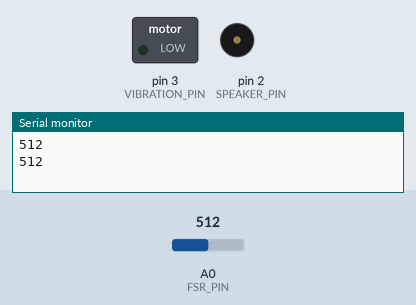
Recording of a sketch running on a simulated Arduino Uno, built with avr-gcc and run on an emulated ATmega328P. Parts: switched loads named in the sketch (green lamp = pin HIGH), buzzer (waves = sounding), the last lines printed to the serial monitor. Dashed ring = blinking. The inputs (shaded band) are chosen by the test bench; at power-on: A0 (FSR_PIN) = 512.

Above: at 2.9 s.
3.0 s: A0 (FSR_PIN) set to 111
9.2 s: A0 (FSR_PIN) set to 94
At 10.2 s:
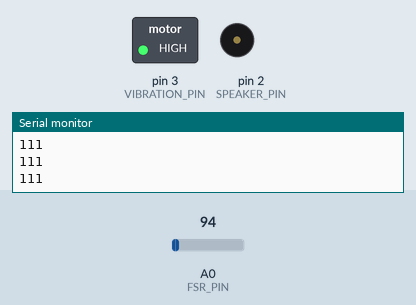
12.0 s: A0 (FSR_PIN) set to 110
At 14.15 s:
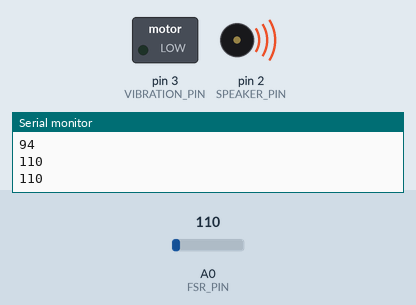
15.7 s: A0 (FSR_PIN) set to 90
At 16.8 s:
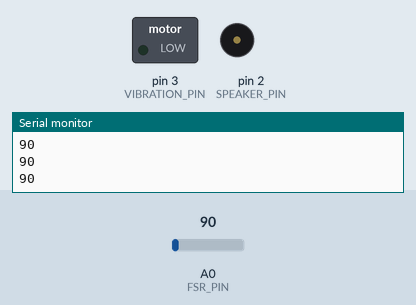
Timing chart, 0 to 18.7 s (numbered marks = the images above; inputs shaded):
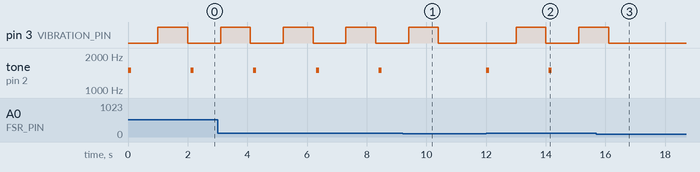

Measured:
- the behaviour switches between 101 and 100 on A0 (FSR_PIN) (found by bisection; images 0 and 1)
- after the input at 9.2 s, pin 3 (VIBRATION_PIN): goes on until 10.4 s, then stays LOW; tone on pin 2 (SPEAKER_PIN): stays silent (without the input it goes to 1500 Hz after 1.3 s)
- after the input at 12.0 s, pin 3 (VIBRATION_PIN): LOW → HIGH after 1.0 s, → LOW 1.0 s later, → HIGH 1.1 s later; tone on pin 2 (SPEAKER_PIN): alternates 1500 Hz for 0.10 s and silent for 2.0 s, starting at once
- after the input at 15.7 s, pin 3 (VIBRATION_PIN): goes on until 16.1 s, then stays LOW; tone on pin 2 (SPEAKER_PIN): stops changing and stays silent
- by itself, pin 3 (VIBRATION_PIN): alternates HIGH for 1.0 s and LOW for 1.1 s
- by itself, tone on pin 2 (SPEAKER_PIN): alternates 1500 Hz for 0.10 s and silent for 2.0 s

The sketch:

sketch_aug10a.ino
```cpp
const int FSR_PIN = A0;          // Analog pin connected to FSR
const int SPEAKER_PIN = 2;       // Digital pin connected to Grove Speaker
const int VIBRATION_PIN = 3;     // Digital pin connected to Vibration Motor

const int FSR_THRESHOLD = 100;   // Threshold value for FSR to detect high pressure
const int FEEDBACK_DURATION_SOUND = 100; // Short duration for ping sound and vibration in milliseconds
const int FEEDBACK_DURATION_VIBRATIN = 1000; // Short duration for vibration in milliseconds, 1000 == 1sec

void setup() {
  pinMode(FSR_PIN, INPUT);
  pinMode(SPEAKER_PIN, OUTPUT);
  pinMode(VIBRATION_PIN, OUTPUT);
  Serial.begin(9600);  // Initialize serial communication for debugging
}

void loop() {
  int fsrValue = analogRead(FSR_PIN);  // Read the FSR value
  Serial.println(fsrValue);            // Print the FSR value for debugging

  if (fsrValue > FSR_THRESHOLD) {
    // If the FSR value exceeds the threshold, provide feedback
    providePingFeedback();
  }

  delay(100);  // Small delay to avoid flooding the serial monitor
}

void providePingFeedback() {
  tone(SPEAKER_PIN, 1500, FEEDBACK_DURATION_SOUND);  // Generate a "ping" sound at 1500 Hz for 100ms
  delay(FEEDBACK_DURATION_VIBRATIN);
  digitalWrite(VIBRATION_PIN, HIGH);           // Turn on the vibration motor
  delay(FEEDBACK_DURATION_VIBRATIN);                    // Wait for the duration of the ping
  digitalWrite(VIBRATION_PIN, LOW);            // Turn off the vibration motor
}
```
